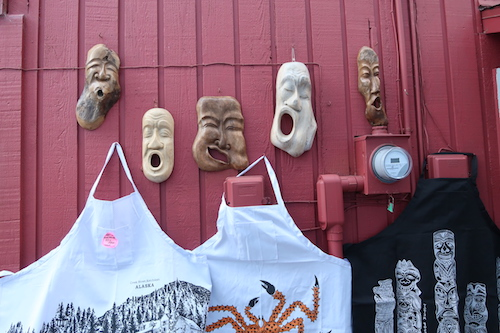
#> input picture 0_orientation/IMG_2292.JPG, 500 x 333 px
$ python fast.py --image ../0_orientation/IMG_2292.JPG
#> lines starting #> are read from the running program, lines starting #| are printed output that depends on the picture
# import the necessary packages
from __future__ import print_function
import numpy as np
import cv2
import argparse

ap = argparse.ArgumentParser()
ap.add_argument('-i', '--image', required=True, help="Path to the image")
args = ap.parse_args()

# load the image and convert it to grayscale
image = cv2.imread(args.image)
#> image is the input picture: shape (333, 500, 3); mean B, G, R 125.5, 107.5, 142.4
orig = image.copy()
gray = cv2.cvtColor(image, cv2.COLOR_BGR2GRAY)
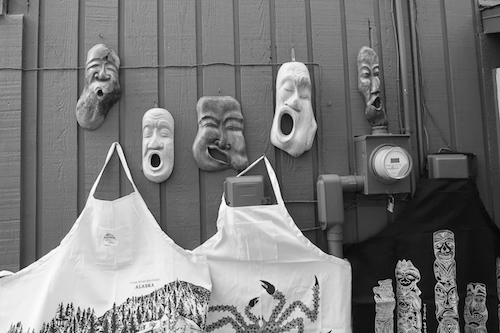
#> gray: shape (333, 500); min 0, max 255, mean 120

# openCV 3.0+
detector = cv2.FastFeatureDetector_create()
kps = detector.detect(gray, None)
#> kps = 3430 keypoints; strongest (x, y, size): (128, 298, 7), (114, 304, 7), (165, 285, 7), (68, 304, 7)

print("# of keypoints: {}".format(len(kps)))
#| # of keypoints: 3430

# loop over the keypoints and draw them
for kp in kps:
	r = int(0.5 * kp.size)
	(x, y) = np.int0(kp.pt)
	cv2.circle(image, (x, y), r, (0, 255, 255), 2)
#> this loop made 3430 passes
#> (kp, x, y) on passes 1 to 3: (keypoint at (86, 3), size 7, 86, 3), (keypoint at (181, 3), size 7, 181, 3), (keypoint at (415, 3), size 7, 415, 3)
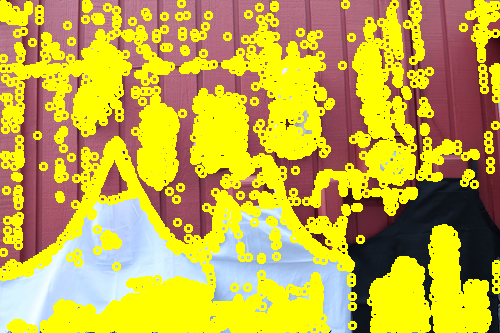
#> image: shape (333, 500, 3); mean B, G, R 65.1, 174.1, 195.4

# show the image
# cv2.imshow("Images", np.hstack([orig, image]))
cv2.imshow("Images", np.hstack([orig, np.dstack([gray] * 3), image]))
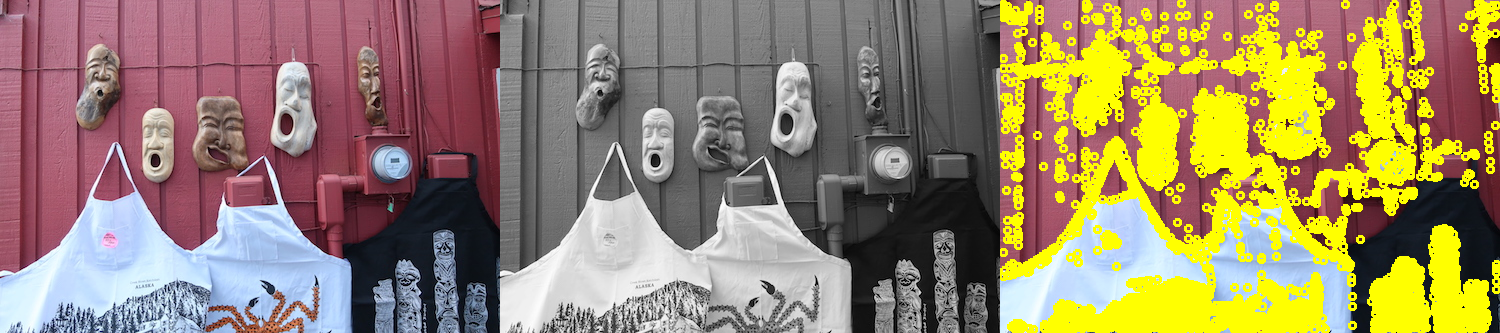
#> window 'Images': shape (333, 1500, 3); mean B, G, R 103.5, 133.9, 152.6
cv2.waitKey(0)
